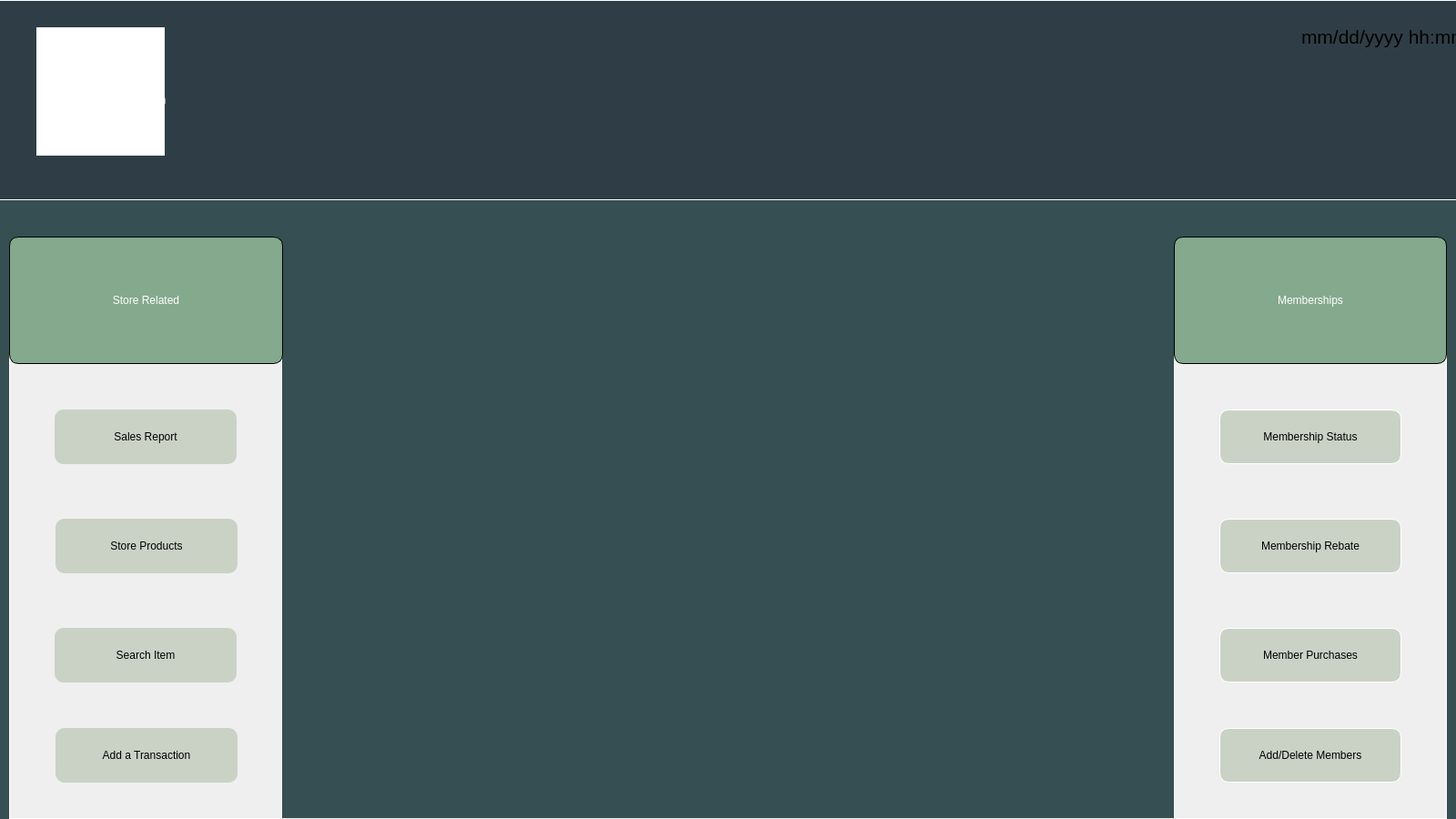
<?xml version="1.0" encoding="UTF-8"?>
<ui version="4.0">
 <class>Storemanager</class>
 <widget class="QMainWindow" name="Storemanager">
  <property name="geometry">
   <rect>
    <x>0</x>
    <y>0</y>
    <width>1600</width>
    <height>900</height>
   </rect>
  </property>
  <property name="maximumSize">
   <size>
    <width>1600</width>
    <height>900</height>
   </size>
  </property>
  <property name="windowTitle">
   <string>Bulk Club</string>
  </property>
  <property name="windowIcon">
   <iconset resource="resources.qrc">
    <normaloff>:/imgs/imgs/icon.png</normaloff>:/imgs/imgs/icon.png</iconset>
  </property>
  <widget class="QWidget" name="centralwidget">
   <widget class="QLabel" name="label">
    <property name="geometry">
     <rect>
      <x>-10</x>
      <y>0</y>
      <width>1611</width>
      <height>220</height>
     </rect>
    </property>
    <property name="styleSheet">
     <string notr="true">color:rgb(202, 210, 197);
font:  700 40pt &quot;Nirmala UI&quot;;
background-color: rgb(47, 62, 70);
border: 1px solid white</string>
    </property>
    <property name="text">
     <string>               Store Managment System</string>
    </property>
    <property name="alignment">
     <set>Qt::AlignLeading|Qt::AlignLeft|Qt::AlignVCenter</set>
    </property>
   </widget>
   <widget class="QGraphicsView" name="graphicsView">
    <property name="geometry">
     <rect>
      <x>40</x>
      <y>30</y>
      <width>141</width>
      <height>141</height>
     </rect>
    </property>
    <property name="styleSheet">
     <string notr="true">background-image: url(:/imgs/imgs/store.png);
border-radius:50%;</string>
    </property>
   </widget>
   <widget class="QPushButton" name="AddTrans">
    <property name="geometry">
     <rect>
      <x>61</x>
      <y>800</y>
      <width>200</width>
      <height>60</height>
     </rect>
    </property>
    <property name="styleSheet">
     <string notr="true">background-color: rgb(202, 210, 197);
color:rgb(0, 0, 0);
font: 350 13pt &quot;Nirmala UI&quot;;
border-radius:10px;
</string>
    </property>
    <property name="text">
     <string>Add a Transaction</string>
    </property>
   </widget>
   <widget class="QPushButton" name="StoreProducts">
    <property name="geometry">
     <rect>
      <x>61</x>
      <y>570</y>
      <width>200</width>
      <height>60</height>
     </rect>
    </property>
    <property name="styleSheet">
     <string notr="true">background-color: rgb(202, 210, 197);
color:rgb(0, 0, 0);
font: 350 13pt &quot;Nirmala UI&quot;;
border-radius:10px;
</string>
    </property>
    <property name="text">
     <string>Store Products</string>
    </property>
   </widget>
   <widget class="QPushButton" name="SalesReport">
    <property name="enabled">
     <bool>true</bool>
    </property>
    <property name="geometry">
     <rect>
      <x>60</x>
      <y>450</y>
      <width>200</width>
      <height>60</height>
     </rect>
    </property>
    <property name="styleSheet">
     <string notr="true">background-color: rgb(202, 210, 197);
color:rgb(0, 0, 0);
font: 350 13pt &quot;Nirmala UI&quot;;
border-radius:10px;
</string>
    </property>
    <property name="text">
     <string>Sales Report</string>
    </property>
   </widget>
   <widget class="QPushButton" name="SearchItem">
    <property name="geometry">
     <rect>
      <x>60</x>
      <y>690</y>
      <width>200</width>
      <height>60</height>
     </rect>
    </property>
    <property name="styleSheet">
     <string notr="true">background-color: rgb(202, 210, 197);
color:rgb(0, 0, 0);
font: 350 13pt &quot;Nirmala UI&quot;;
border-radius:10px;
</string>
    </property>
    <property name="text">
     <string>Search Item</string>
    </property>
   </widget>
   <widget class="QLabel" name="DateTime">
    <property name="geometry">
     <rect>
      <x>1430</x>
      <y>10</y>
      <width>291</width>
      <height>60</height>
     </rect>
    </property>
    <property name="font">
     <font>
      <family>Nirmala UI</family>
      <pointsize>16</pointsize>
      <italic>false</italic>
      <bold>false</bold>
     </font>
    </property>
    <property name="styleSheet">
     <string notr="true">background-color: rgb(47, 62, 70);
font:25  &quot;Nirmala UI&quot;;</string>
    </property>
    <property name="text">
     <string>mm/dd/yyyy hh:mm</string>
    </property>
   </widget>
   <widget class="QLabel" name="label_2">
    <property name="geometry">
     <rect>
      <x>10</x>
      <y>260</y>
      <width>301</width>
      <height>140</height>
     </rect>
    </property>
    <property name="styleSheet">
     <string notr="true">background-color: rgb(132, 169, 140);
font:  700 20pt &quot;Nirmala UI&quot;;
color: rgb(255, 255, 255);
border-radius: 10px;
border: 1px solid black;</string>
    </property>
    <property name="text">
     <string>Store Related</string>
    </property>
    <property name="alignment">
     <set>Qt::AlignCenter</set>
    </property>
   </widget>
   <widget class="QLabel" name="label_3">
    <property name="geometry">
     <rect>
      <x>1290</x>
      <y>260</y>
      <width>300</width>
      <height>140</height>
     </rect>
    </property>
    <property name="styleSheet">
     <string notr="true">background-color: rgb(132, 169, 140);
font: 700 20pt &quot;Nirmala UI&quot;;
color: rgb(255, 255, 255);
border-radius:10px;
border: 1px solid black</string>
    </property>
    <property name="text">
     <string>Memberships</string>
    </property>
    <property name="alignment">
     <set>Qt::AlignCenter</set>
    </property>
   </widget>
   <widget class="QWidget" name="widget" native="true">
    <property name="geometry">
     <rect>
      <x>10</x>
      <y>330</y>
      <width>300</width>
      <height>570</height>
     </rect>
    </property>
    <property name="styleSheet">
     <string notr="true">border:1px solid white;
background:none;
</string>
    </property>
   </widget>
   <widget class="QWidget" name="widget_2" native="true">
    <property name="geometry">
     <rect>
      <x>1290</x>
      <y>340</y>
      <width>300</width>
      <height>560</height>
     </rect>
    </property>
    <property name="styleSheet">
     <string notr="true">border:1px solid white;
background:none;
</string>
    </property>
    <widget class="QPushButton" name="MemStatus">
     <property name="geometry">
      <rect>
       <x>50</x>
       <y>110</y>
       <width>200</width>
       <height>60</height>
      </rect>
     </property>
     <property name="styleSheet">
      <string notr="true">background-color: rgb(202, 210, 197);
color:rgb(0, 0, 0);
font: 350 13pt &quot;Nirmala UI&quot;;
border-radius:10px;
</string>
     </property>
     <property name="text">
      <string>Membership Status</string>
     </property>
    </widget>
    <widget class="QPushButton" name="Rebate">
     <property name="enabled">
      <bool>true</bool>
     </property>
     <property name="geometry">
      <rect>
       <x>50</x>
       <y>230</y>
       <width>200</width>
       <height>60</height>
      </rect>
     </property>
     <property name="sizePolicy">
      <sizepolicy hsizetype="Preferred" vsizetype="Fixed">
       <horstretch>0</horstretch>
       <verstretch>0</verstretch>
      </sizepolicy>
     </property>
     <property name="styleSheet">
      <string notr="true">background-color: rgb(202, 210, 197);
color:rgb(0, 0, 0);
font: 350 13pt &quot;Nirmala UI&quot;;
border-radius:10px;
</string>
     </property>
     <property name="text">
      <string>Membership Rebate</string>
     </property>
    </widget>
    <widget class="QPushButton" name="MemPurchases">
     <property name="geometry">
      <rect>
       <x>50</x>
       <y>350</y>
       <width>200</width>
       <height>60</height>
      </rect>
     </property>
     <property name="styleSheet">
      <string notr="true">background-color: rgb(202, 210, 197);
color:rgb(0, 0, 0);
font: 350 13pt &quot;Nirmala UI&quot;;
border-radius:10px;
</string>
     </property>
     <property name="text">
      <string>Member Purchases</string>
     </property>
    </widget>
    <widget class="QPushButton" name="addMembers">
     <property name="geometry">
      <rect>
       <x>50</x>
       <y>460</y>
       <width>200</width>
       <height>60</height>
      </rect>
     </property>
     <property name="styleSheet">
      <string notr="true">background-color: rgb(202, 210, 197);
color:rgb(0, 0, 0);
font: 350 13pt &quot;Nirmala UI&quot;;
border-radius:10px;
</string>
     </property>
     <property name="text">
      <string>Add/Delete Members</string>
     </property>
    </widget>
   </widget>
   <widget class="QWidget" name="widget_3" native="true">
    <property name="geometry">
     <rect>
      <x>0</x>
      <y>220</y>
      <width>1931</width>
      <height>51</height>
     </rect>
    </property>
    <property name="styleSheet">
     <string notr="true">background-color: rgb(53, 79, 82);</string>
    </property>
   </widget>
   <widget class="QWidget" name="widget_4" native="true">
    <property name="geometry">
     <rect>
      <x>-30</x>
      <y>250</y>
      <width>41</width>
      <height>681</height>
     </rect>
    </property>
    <property name="styleSheet">
     <string notr="true">background-color: rgb(53, 79, 82);</string>
    </property>
   </widget>
   <widget class="QWidget" name="widget_5" native="true">
    <property name="geometry">
     <rect>
      <x>1590</x>
      <y>260</y>
      <width>31</width>
      <height>641</height>
     </rect>
    </property>
    <property name="styleSheet">
     <string notr="true">background-color: rgb(53, 79, 82);</string>
    </property>
   </widget>
   <widget class="QWidget" name="widget_6" native="true">
    <property name="geometry">
     <rect>
      <x>310</x>
      <y>219</y>
      <width>980</width>
      <height>680</height>
     </rect>
    </property>
    <property name="styleSheet">
     <string notr="true">background-color: rgb(53, 79, 82);</string>
    </property>
   </widget>
   <zorder>widget_6</zorder>
   <zorder>widget_5</zorder>
   <zorder>widget_4</zorder>
   <zorder>widget_3</zorder>
   <zorder>widget_2</zorder>
   <zorder>widget</zorder>
   <zorder>label</zorder>
   <zorder>graphicsView</zorder>
   <zorder>AddTrans</zorder>
   <zorder>StoreProducts</zorder>
   <zorder>SalesReport</zorder>
   <zorder>SearchItem</zorder>
   <zorder>DateTime</zorder>
   <zorder>label_2</zorder>
   <zorder>label_3</zorder>
  </widget>
 </widget>
 <resources>
  <include location="resources.qrc"/>
 </resources>
 <connections/>
</ui>
